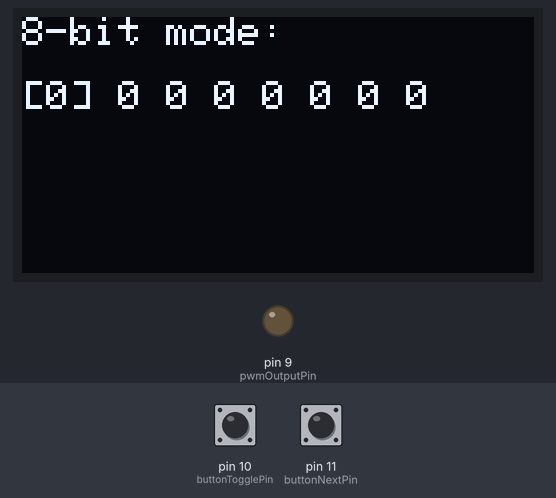
A sketch run on a simulated Arduino Uno, built with avr-gcc and run on an emulated ATmega328P. Shown: 128×64 one-colour display, output pins drawn as LEDs (lit = HIGH). Inputs (shaded band) come from the test bench; at power-on: pin 11 (buttonNextPin) HIGH, pin 10 (buttonTogglePin) HIGH.

Above: at 1.2 s.
1.3 s: pin 11 (buttonNextPin) pulled LOW for 0.15 s
At 2.5 s:
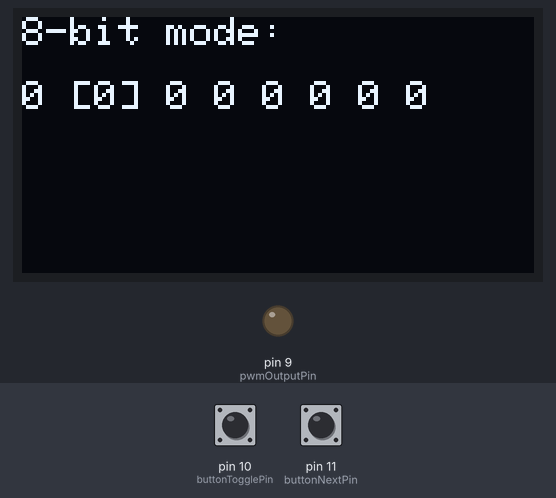
2.9 s: pin 10 (buttonTogglePin) pulled LOW for 0.15 s
At 3.9 s:
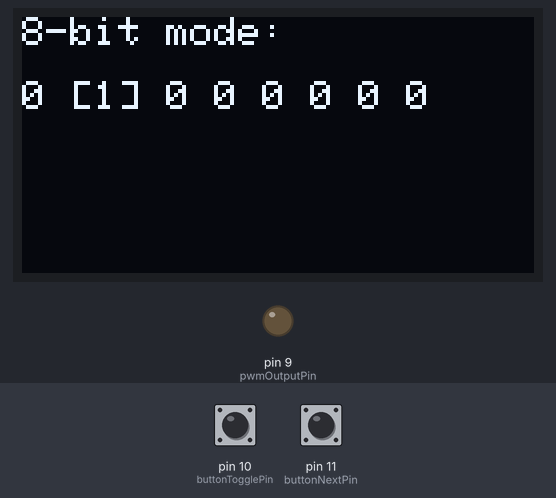
4.5 s: pin 11 (buttonNextPin) pulled LOW for 1 s
At 5.2 s:
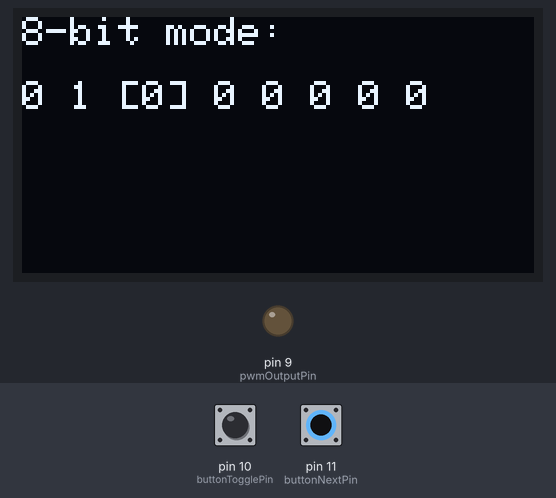
7.0 s: pin 10 (buttonTogglePin) pulled LOW for 1 s
At 8.3 s:
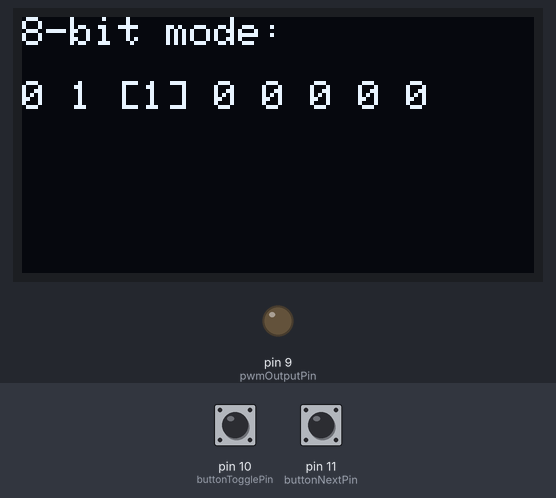
Timing chart, 0 to 10.0 s (numbered marks = the images above; inputs shaded):
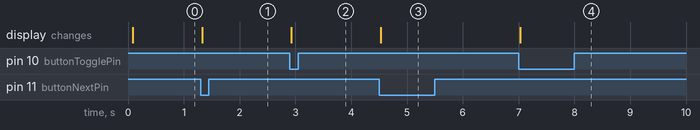

Measured:
- after the input at 1.3 s, the display: changes at once (image 1)
- after the input at 2.9 s, the display: changes at once (image 2)
- after the input at 4.5 s, the display: changes at once (image 3)
- after the input at 7.0 s, the display: changes at once (image 4)

The sketch:

16bit-gen-OLED.ino
```cpp
#include <Wire.h>
#include <Adafruit_GFX.h>
#include <Adafruit_SSD1306.h>

#define SCREEN_WIDTH 128
#define SCREEN_HEIGHT 64
#define OLED_RESET    -1
#define SCREEN_ADDRESS 0x3C

Adafruit_SSD1306 display(SCREEN_WIDTH, SCREEN_HEIGHT, &Wire, OLED_RESET);

const int buttonTogglePin = 10;
const int buttonNextPin = 11;
const int pwmOutputPin = 9;

bool is16BitMode = false;
int currentBit = 0;
int bits[16] = {0};
bool buttonToggleState = false;
bool lastButtonToggleState = false;
bool buttonNextState = false;
bool lastButtonNextState = false;

void setup() {
  pinMode(buttonTogglePin, INPUT_PULLUP);
  pinMode(buttonNextPin, INPUT_PULLUP);
  pinMode(pwmOutputPin, OUTPUT);

  if (!display.begin(SSD1306_I2C_ADDRESS, SCREEN_ADDRESS)) {
    for (;;);
  }
  display.clearDisplay();
  display.display();

  resetBits();
}

void loop() {
  buttonToggleState = digitalRead(buttonTogglePin);
  buttonNextState = digitalRead(buttonNextPin);

  // Toggle mode between 8-bit and 16-bit when both buttons are pressed
  if (buttonToggleState == LOW && buttonNextState == LOW) {
    is16BitMode = !is16BitMode;
    resetBits();
    delay(500);
  }

  if (buttonToggleState == LOW && lastButtonToggleState == HIGH) {
    bits[currentBit] = !bits[currentBit];
    updateDisplay();
  }

  if (buttonNextState == LOW && lastButtonNextState == HIGH) {
    int maxBits = is16BitMode ? 16 : 8;

    if (currentBit == maxBits - 1) {
      processEnteredData(maxBits);
      delay(1000);
      resetBits();
    } else {
      currentBit++;
    }
    updateDisplay();
  }

  lastButtonToggleState = buttonToggleState;
  lastButtonNextState = buttonNextState;
}

void updateDisplay() {
  display.clearDisplay();

  if (is16BitMode) {
    display.setCursor(0, 0);
    display.setTextSize(1);
    display.setTextColor(SSD1306_WHITE);
    display.println("16-bit mode:");
  } else {
    display.setCursor(0, 0);
    display.setTextSize(1);
    display.setTextColor(SSD1306_WHITE);
    display.println("8-bit mode:");
  }

  display.setCursor(0, 16);
  int maxBits = is16BitMode ? 16 : 8;
  for (int i = 0; i < maxBits; i++) {
    if (i == currentBit) {
      display.print("[");
    }
    display.print(bits[i]);
    if (i == currentBit) {
      display.print("]");
    }
    display.print(" ");
  }

  display.display();
}

void processEnteredData(int maxBits) {
  unsigned long value = 0;

  for (int i = 0; i < maxBits; i++) {
    value |= (bits[i] << (maxBits - 1 - i));
  }

  int pwmValue = map(value, 0, (1 << maxBits) - 1, 0, 255);
  analogWrite(pwmOutputPin, pwmValue);

  display.clearDisplay();
  display.setCursor(0, 0);
  display.setTextSize(1);
  display.setTextColor(SSD1306_WHITE);
  display.println("PWM Updated");
  display.display();
  delay(1000);

  resetBits();
}

void resetBits() {
  for (int i = 0; i < 16; i++) {
    bits[i] = 0;
  }
  currentBit = 0;
  updateDisplay();
}
```
